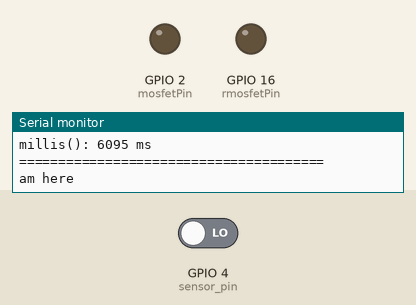
This sketch was run on a simulated ESP32. Parts: output pins drawn as LEDs (lit = HIGH), the last lines printed to the serial monitor. The test bench sets the inputs (shaded band); at power-on: GPIO 4 (sensor_pin) LOW. The local clock reads 2024-03-15 10:24:30 at power-on unless the sketch sets it.

Above: at 6.2 s.
6.3 s: GPIO 4 (sensor_pin) driven HIGH
At 8.0 s:
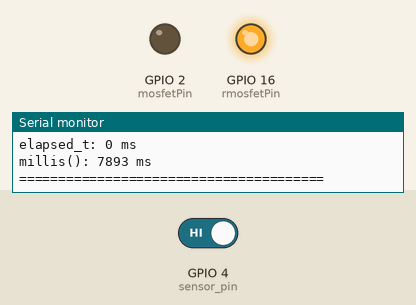
8.6 s: GPIO 4 (sensor_pin) driven LOW
At 9.9 s:
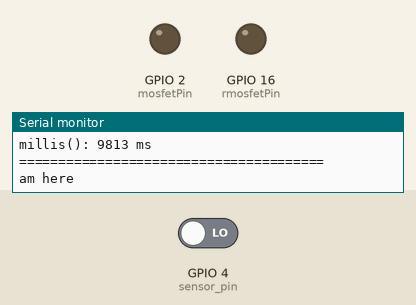
Timing chart, 0 to 11.6 s (numbered marks = the images above; inputs shaded):
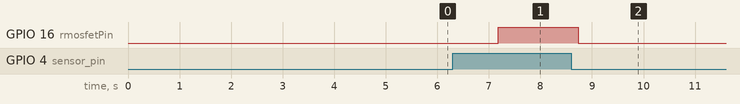

The sketch:

dawn_light.ino
```cpp
#include "light.hpp"
RTC_DS3231 rtc;

const int mosfetPin = 2;
const int rmosfetPin = 16;
const int sensor_pin = 4;
//const int manual_mode_pin = 13;

//const int plus_pin = 14;
//const int minus_pin = 27;
const int startHour = 5;
const int startMinute = 30;

const int rstartHour = 20;
const int rstartMinute = 0;

const int wakeHour = 7;
const int wakeMinute = 0;

const int bedHour = 21;
const int bedMinute = 30;


// Schedule times just a exampleee
int startMinutes;
int wakeMinutes;
int rstartMinutes;
int bedMinutes;


static t_info info;


void setup()
{
    Serial.begin(115200);

    /*transistor pins*/

    pinMode(mosfetPin, OUTPUT);
    pinMode(rmosfetPin, OUTPUT);
    /*sensor pin (two sensors but in single pin. cool right?*/
    pinMode(sensor_pin,INPUT_PULLDOWN);
    /* the button pins for manipulating the LED*/
    //pinMode(manual_mode_pin,INPUT);
//    pinMode(plus_pin,INPUT);
 //   pinMode(minus_pin,INPUT);
    analogWrite(mosfetPin, 0);
    analogWrite(rmosfetPin, 0);

    startMinutes = startHour * 60 + startMinute;
    wakeMinutes = wakeHour * 60 + wakeMinute;

    rstartMinutes = rstartHour * 60 + rstartMinute;
    bedMinutes = bedHour * 60 + bedMinute;

    rtc.begin();

    xTaskCreate(sensor_check, "check_sensor",2048,&info,1,NULL);
    xTaskCreate(check_time, "check_time",2048,&info,1,NULL);

    //rtc.adjust(DateTime(F(__DATE__), F(__TIME__)));
    delay(5000);
}

void loop()
{
    DateTime now = rtc.now();
    info.currentMinutes = now.hour() * 60 + now.minute();

    // Print the complete state every second.
    print_status(&info);

    if (info.led_mode[0])
    {
        sun_raise(mosfetPin, &info);
    }
    else if (info.led_mode[1])
    {
        info.elapsed_t = 0;
        analogWrite(mosfetPin, 0);
        sleepy_night(rmosfetPin, &info);
    }
    else if (info.sensor_pin || info.elapsed_t)
    {
        analogWrite(mosfetPin, 0);
        analogWrite(rmosfetPin,255); // max strength is good here
        sensor_detected(&info);
    }
    else
    {
        Serial.println("am here\n");
        analogWrite(rmosfetPin, 0);
        analogWrite(mosfetPin, 0);
    }

    delay(100);
}
```

light.hpp
```cpp
#ifndef LIGHT_HPP
#define LIGHT_HPP

#include <Wire.h>
#include <RTClib.h>
#include <Arduino.h>

extern const int mosfetPin;
extern const int rmosfetPin;
extern const int sensor_pin;
extern const int manual_mode_pin;
extern const int plus_pin;
extern const int minus_pin;


extern  const int startHour;
extern const int startMinute;

extern const int rstartHour;
extern const int rstartMinute;

extern const int wakeHour;
extern const int wakeMinute;

extern const int bedHour;
extern const int bedMinute;

extern  int startMinutes;
extern  int rstartMinutes;
extern  int bedMinutes;
extern  int wakeMinutes;


typedef struct s_info
{
   unsigned long  elapsed_t;
   unsigned long  start_t;
//   int manual_mode;
   volatile bool sensor_detected;
   volatile bool sensor_enable;
   volatile int  sensor_pin;
   volatile bool led_mode[3];
   int brightness;
   int currentMinutes;

} t_info;

//void manual_mode(int pin, t_info *info);
void check_time(void *param);
void sensor_check(void *param);
void sun_raise(int pin, t_info *info);
void sleepy_night(int pin, t_info *info);
void sensor_detected(t_info *info);
void print_status(t_info *info);


#endif
```

print_status.cpp
```cpp
#include "light.hpp"

void print_status(t_info *info)
{
    Serial.println("\n========== DAWN LIGHT STATUS ==========");

    Serial.printf("Current time: %02d:%02d\n",
                  info->currentMinutes / 60,
                  info->currentMinutes % 60);

    Serial.printf("led_mode[0] (morning): %s\n",
                  info->led_mode[0] ? "ON" : "OFF");

    Serial.printf("led_mode[1] (bedtime): %s\n",
                  info->led_mode[1] ? "ON" : "OFF");

    Serial.printf("led_mode[2] (sensor): %s\n",
                  info->led_mode[2] ? "ON" : "OFF");

    Serial.printf("sensor_detected: %s\n",
                  info->sensor_detected ? "true" : "false");

//    Serial.printf("sensor_enable: %s\n",
 //                 info->sensor_enable ? "true" : "false");

    Serial.printf("Physical sensor pin: %d\n",
                  info->sensor_pin);

  //  Serial.printf("brightness: %d\n", info->brightness);
    Serial.printf("start_t: %lu ms\n", info->start_t);
    Serial.printf("elapsed_t: %lu ms\n", info->elapsed_t);
    Serial.printf("millis(): %lu ms\n", millis());

    Serial.println("=======================================");
}
```

sensor_detect.cpp
```cpp
#include "light.hpp"

void sensor_detected(t_info *info)
{
    const unsigned int five_min = 300000;
//    const unsigned int five_min = 10000;
    if (info->start_t == 0 || info->sensor_pin)
       info->start_t = millis();
    info->elapsed_t  = millis() - info->start_t;

    if (info->elapsed_t >= five_min)
    {
        info->start_t = 0;
        info->elapsed_t = 0;
    }
}
```

sensor_switch.cpp
```cpp
#include "light.hpp"
/*jjjj
void    man_switch(void *param)
{
    t_info *info = (t_info*)(param);

    while (1)
    {
        if(!digitalRead(manual_mode_pin))
        {
            info->sensor_enable = false;
        }

*/
```

sleepy_night.cpp
```cpp
#include "light.hpp"
/*
void manual_mode(int pin, t_info *info)
{
    analogWrite(pin, info->brightness);
}
*/
void sleepy_night(int pin, t_info *info)
{
/*    if (info->manual_mode)
    {
        manual_mode(pin, info);
        return;
    }*/

    int bright = 50 -  (info->currentMinutes - rstartMinutes);

    if (bright <= 10)
        bright = 10;
    analogWrite(pin, bright);
}
```

sunraise.cpp
```cpp
#include "light.hpp"


// Gradually raise the morning light!!!

void sun_raise(int pin, t_info *info)
{
    // no manual_mode needed here
    // i want to make a mathematical model that represent(not perfect) gradiation of light intensity like a sun in morning
    /* sun raises 15 degree per one hour thus every minute sun raises about 0.25 degree per minute
     * I(t) = I_max * sin(0.25 * t) where t is minute and info->currentMinutes - startMinute correspond to it
     * but I i mean brightness has to be an integer to use for analogwrite mm. what should i do..
     * i should check if there is a other function simmilar to it but more flexible one
     * I found a function called  ledWrite() for esp32 core 3.x~ i need check my version
     * oh yes i can use it lets try!!*/

    info->brightness = (info->currentMinutes - startMinute)*2 + 1;

    if (info->brightness>= 255)
        info->brightness = 255;
    analogWrite(pin, info->brightness);
}
```

thread_checks.cpp
```cpp
#include "light.hpp"

void    sensor_check(void *param)
{
    t_info *info =( t_info *)(param);
    vTaskDelay(7000);
    while(1)
    {
        info->sensor_pin = 0;
        while (info->led_mode[2])
        {
            info->sensor_pin = digitalRead(sensor_pin);
            vTaskDelay(100);
        }
        vTaskDelay(100);
    }
}

/* here program will choose what mode to select (depends on time*/

void    check_time(void *param)
{
    t_info *info = (t_info*)(param);

    vTaskDelay(7000);
    while (1)
    {
 //       Serial.println("checking time in check_time thread\n");

        if (info->currentMinutes >= startMinutes &&
                info->currentMinutes < wakeMinutes)
        {
  //          Serial.println("Wake up led mode enabled\n");
            info->led_mode[0] = true;
            info->led_mode[1] = false;
            info->led_mode[2] = false;
        }
        else if (info->currentMinutes >= rstartMinutes &&
                info->currentMinutes < bedMinutes)
        {
  //          Serial.println("bed mode enabled\n");
            info->led_mode[0] = false;
            info->led_mode[1] = true;
            info->led_mode[2] = false;
        }
        else if(wakeMinutes <= info->currentMinutes && info->currentMinutes < rstartMinutes)
        {
   //         Serial.println("Normal mode , sensor enabled\n");
            info->led_mode[0] = false;
            info->led_mode[1] = false;
            info->led_mode[2] = true;
        }
        else
        {
    //        Serial.println("Night mode enable goodnight\n");
            info->led_mode[0] = false;
            info->led_mode[1] = false;
            info->led_mode[2] = false;
        }

       vTaskDelay(100);
    }

}
```

Measured:
- after the input at 6.3 s, GPIO 16 (rmosfetPin): LOW → HIGH after 0.88 s
- after the input at 8.6 s, GPIO 16 (rmosfetPin): HIGH → LOW after 0.14 s
